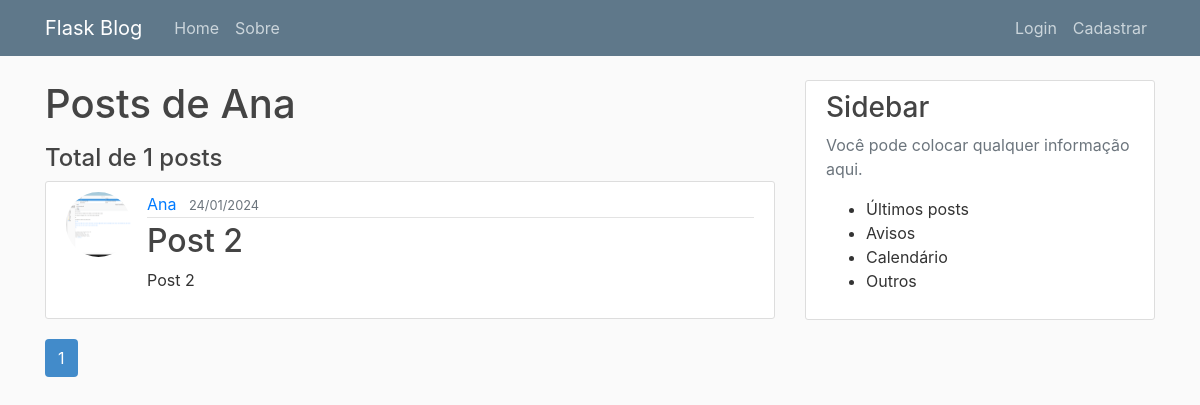
The page /usuario/Ana on the database as committed earlier.
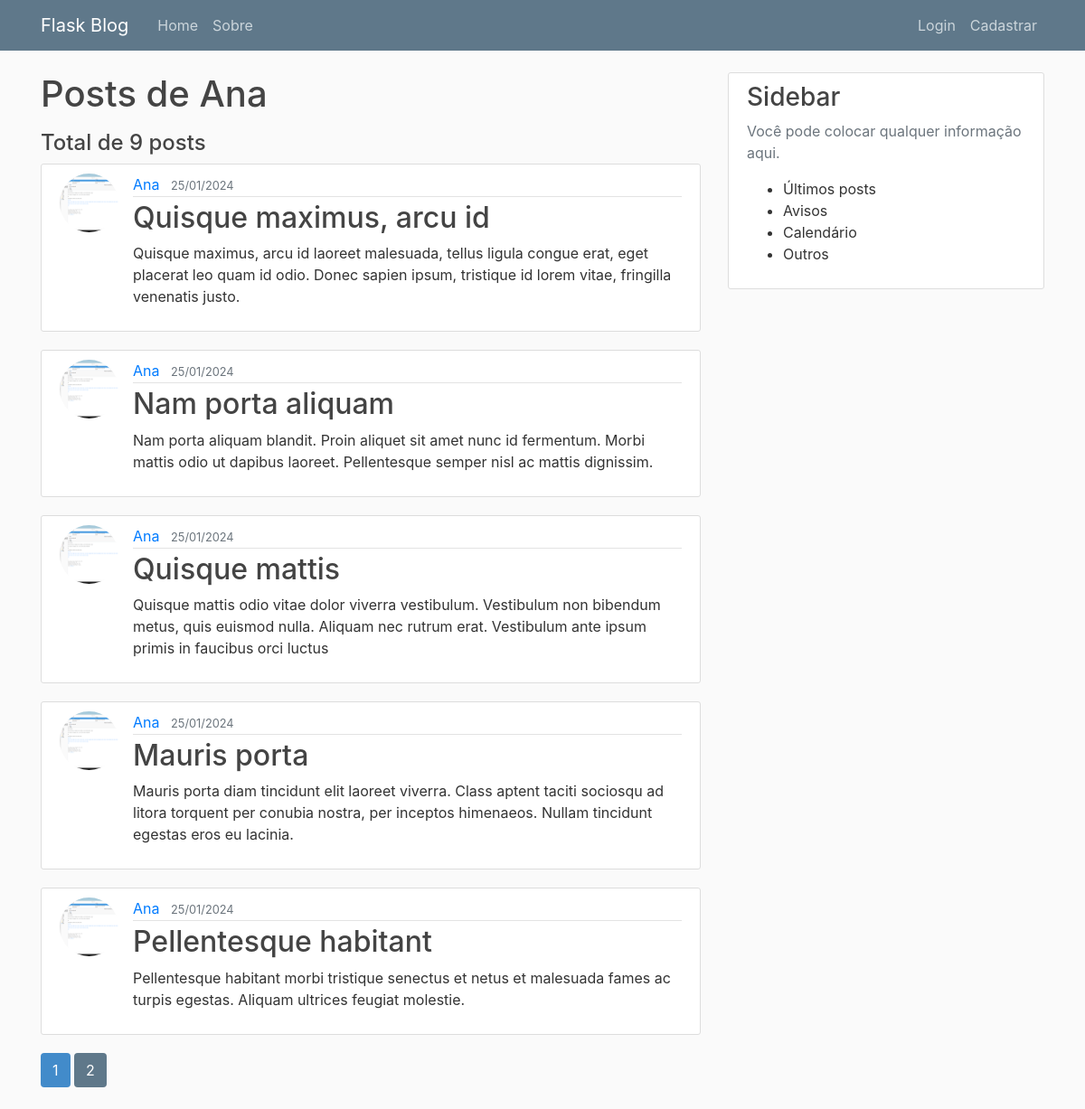
The same page on the database as committed later.
### flaskblog/models.py (models this page shows, shortened)
class Post(db.Model):
    id = db.Column(db.Integer, primary_key=True)
    title = db.Column(db.String(100), nullable=False)
    date_posted = db.Column(db.DateTime, nullable=False, default=datetime.utcnow)
    content = db.Column(db.Text, nullable=False)
    user_id = db.Column(db.Integer, db.ForeignKey('user.id'), nullable=False)

class User(db.Model, UserMixin):
    id = db.Column(db.Integer, primary_key=True)
    username = db.Column(db.String(20), unique=True, nullable=False)
    email = db.Column(db.String(120), unique=True, nullable=False)
    image_file = db.Column(db.String(20), nullable=False, default='default.jpg')
    password = db.Column(db.String(60), nullable=False)
    posts = db.relationship('Post', backref='author', lazy=True)

### flaskblog/users/routes.py (the view)
@users.route("/usuario/<string:username>")
def user_post(username):
    page = request.args.get('page', 1, type=int)
    user = User.query.filter_by(username=username).first_or_404()
    posts = Post.query.filter_by(author=user)\
        .order_by(Post.date_posted.desc())\
        .paginate(page=page, per_page=5)
    return render_template('usuario_post.html', posts=posts, user=user)

### flaskblog/templates/usuario_post.html
{% extends 'layout.html' %}
{% block content %}
    <h1 class="mb-3">Posts de {{ user.username }}</h1>
    <h4 >Total de {{posts.total}} posts</h4>
    {% for post in posts.items %}
        <article class="media content-section">
            <img class="rounded-circle article-img" src="{{ url_for('static', filename='profile_pics/' + post.author.image_file) }}">
            <div class="media-body">
                <div class="article-metadata">
                    <a class="mr-2" href="{{ url_for('users.user_post', username=post.author.username) }}">{{ post.author.username }}</a>
                    <small class="text-muted">{{ post.date_posted.strftime('%d/%m/%Y') }}</small>
                </div>
                <h2><a class="article-title" href="{{ url_for('posts.post', post_id=post.id) }}">{{ post.title }}</a></h2>
                <p class="article-content">{{ post.content }}</p>
            </div>
        </article>
    {% endfor %}
    {% for page_num in posts.iter_pages(left_edge=1, right_edge=1, left_current=1, right_current=2) %}
        {% if page_num %}
            {% if posts.page == page_num %}
                <a class="btn btn-pagination mb-4" href="{{ url_for('users.user_post', username=user.username, page=page_num) }}">{{ page_num }}</a>
            {% else %}
                <a class="btn btn-pagination-current mb-4" href="{{ url_for('users.user_post', username=user.username, page=page_num) }}">{{ page_num }}</a>
            {% endif %}
            {% else %}
                ...
        {% endif %}
    {% endfor %}
{% endblock content %}

Rows that differ between the two databases and show on the page:
no longer on this page (row unchanged): Post: image_file (picture), author.username "Ana", date_posted "24/01/2024", title "Post 2", content "Post 2"
added Post: image_file (picture), author.username "Ana", date_posted "25/01/2024", title "Quisque maximus, arcu id", content "Quisque maximus, arcu id laoreet malesuada, tellus ligula congue erat, eget placerat leo quam id odio. Donec sapien ipsum, tristique id lorem vitae, fringilla venenatis justo."
added Post: image_file (picture), author.username "Ana", date_posted "25/01/2024", title "Nam porta aliquam", content "Nam porta aliquam blandit. Proin aliquet sit amet nunc id fermentum. Morbi mattis odio ut dapibus laoreet. Pellentesque semper nisl ac mattis dignissim."
added Post: image_file (picture), author.username "Ana", date_posted "25/01/2024", title "Quisque mattis", content "Quisque mattis odio vitae dolor viverra vestibulum. Vestibulum non bibendum metus, quis euismod nulla. Aliquam nec rutrum erat. Vestibulum ante ipsum primis in faucibus orci luctus"
added Post: image_file (picture), author.username "Ana", date_posted "25/01/2024", title "Mauris porta", content "Mauris porta diam tincidunt elit laoreet viverra. Class aptent taciti sociosqu ad litora torquent per conubia nostra, per inceptos himenaeos. Nullam tincidunt egestas eros eu lacinia."
added Post: image_file (picture), author.username "Ana", date_posted "25/01/2024", title "Pellentesque habitant", content "Pellentesque habitant morbi tristique senectus et netus et malesuada fames ac turpis egestas. Aliquam ultrices feugiat molestie."
Other text that changed with them:
{{ posts.total }}: "1" → "9"
new list line: "2"
